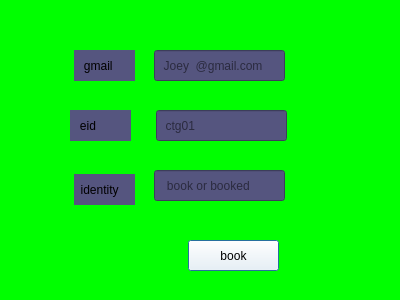
<?xml version="1.0" encoding="UTF-8"?>
<ui version="4.0">
 <class>customerbooksaintDialog</class>
 <widget class="QDialog" name="customerbooksaintDialog">
  <property name="geometry">
   <rect>
    <x>0</x>
    <y>0</y>
    <width>400</width>
    <height>300</height>
   </rect>
  </property>
  <property name="windowTitle">
   <string>Dialog</string>
  </property>
  <property name="styleSheet">
   <string notr="true">background:rgb(0, 255, 0)</string>
  </property>
  <widget class="QLineEdit" name="lineEdit_identitysaint">
   <property name="geometry">
    <rect>
     <x>154</x>
     <y>170</y>
     <width>131</width>
     <height>31</height>
    </rect>
   </property>
   <property name="styleSheet">
    <string notr="true">font: 75 10pt &quot;MS Sans Serif&quot;;
background:rgb(85, 85, 127)</string>
   </property>
   <property name="placeholderText">
    <string>   book or booked</string>
   </property>
  </widget>
  <widget class="QLabel" name="label_gmailsaint">
   <property name="geometry">
    <rect>
     <x>74</x>
     <y>50</y>
     <width>61</width>
     <height>31</height>
    </rect>
   </property>
   <property name="styleSheet">
    <string notr="true">font: 75 10pt &quot;Bell MT&quot;;
background:rgb(85, 85, 127)</string>
   </property>
   <property name="text">
    <string>   gmail</string>
   </property>
  </widget>
  <widget class="QLineEdit" name="lineEdit_gmailsaint">
   <property name="geometry">
    <rect>
     <x>154</x>
     <y>50</y>
     <width>131</width>
     <height>31</height>
    </rect>
   </property>
   <property name="styleSheet">
    <string notr="true">font: 75 10pt &quot;Bell MT&quot;;
background:rgb(85, 85, 127)</string>
   </property>
   <property name="placeholderText">
    <string>  Joey  @gmail.com</string>
   </property>
  </widget>
  <widget class="QLabel" name="label_identitysaint">
   <property name="geometry">
    <rect>
     <x>74</x>
     <y>174</y>
     <width>61</width>
     <height>31</height>
    </rect>
   </property>
   <property name="styleSheet">
    <string notr="true">font: 75 10pt &quot;MS Shell Dlg 2&quot;;
background:rgb(85, 85, 127)</string>
   </property>
   <property name="text">
    <string>  identity</string>
   </property>
  </widget>
  <widget class="QLabel" name="label_eidsaint">
   <property name="geometry">
    <rect>
     <x>70</x>
     <y>110</y>
     <width>61</width>
     <height>31</height>
    </rect>
   </property>
   <property name="styleSheet">
    <string notr="true">font: 75 10pt &quot;Bell MT&quot;;
background:rgb(85, 85, 127)</string>
   </property>
   <property name="text">
    <string>   eid</string>
   </property>
  </widget>
  <widget class="QLineEdit" name="lineEdit_eidsaint">
   <property name="geometry">
    <rect>
     <x>156</x>
     <y>110</y>
     <width>131</width>
     <height>31</height>
    </rect>
   </property>
   <property name="styleSheet">
    <string notr="true">font: 75 10pt &quot;Bell MT&quot;;
background:rgb(85, 85, 127)</string>
   </property>
   <property name="placeholderText">
    <string>  ctg01</string>
   </property>
  </widget>
  <widget class="QPushButton" name="pushButton_updatecustomersaint">
   <property name="geometry">
    <rect>
     <x>188</x>
     <y>240</y>
     <width>91</width>
     <height>31</height>
    </rect>
   </property>
   <property name="styleSheet">
    <string notr="true">font: 75 11pt &quot;MS Shell Dlg 2&quot;;
background:rgb(255, 255, 255)</string>
   </property>
   <property name="text">
    <string>book</string>
   </property>
  </widget>
 </widget>
 <resources/>
 <connections/>
</ui>
